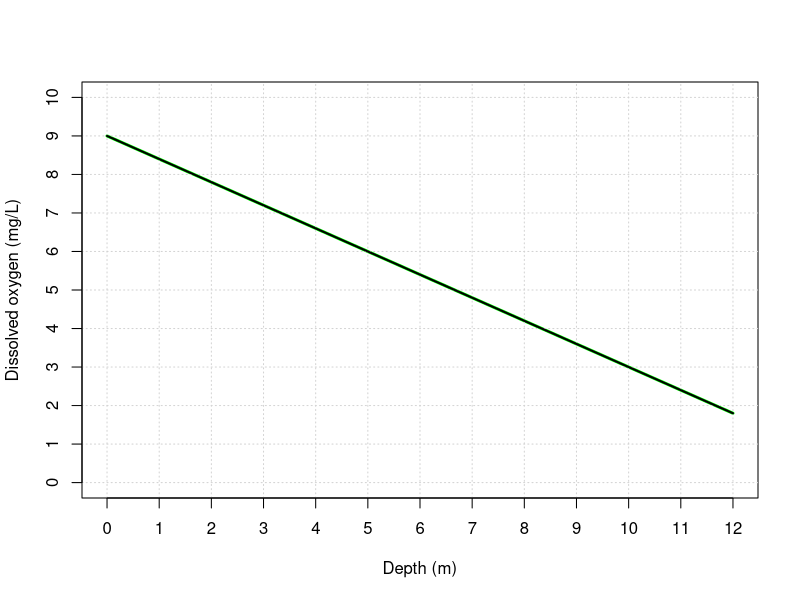
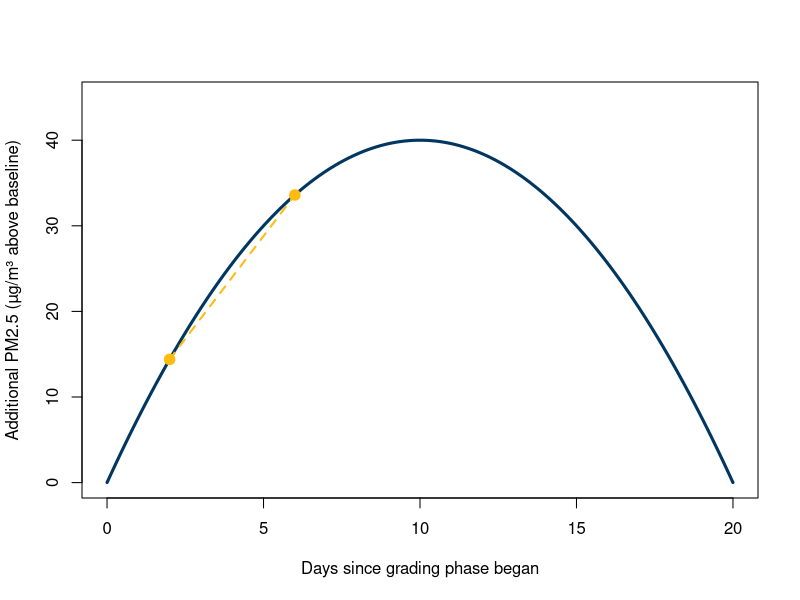
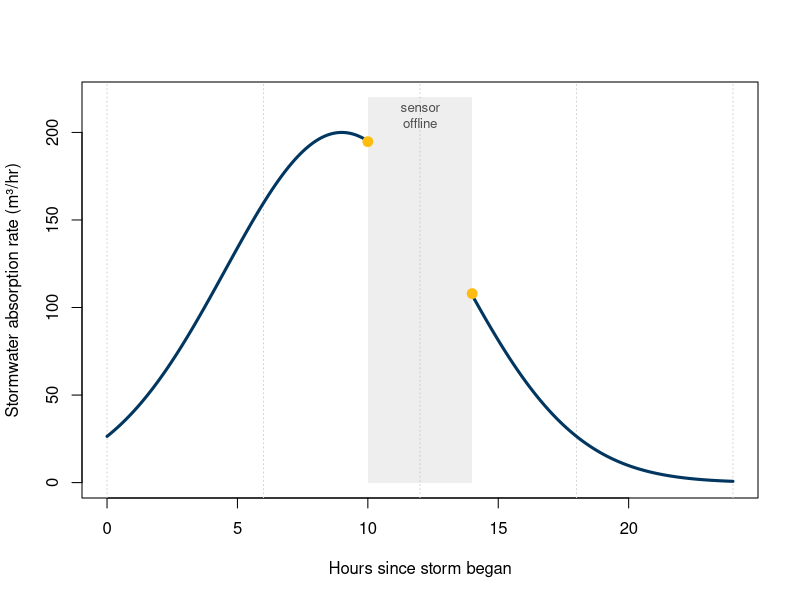

Source code (R) for these figures, in order:
## ---- chunk 1
#| echo: false
#| fig-align: center
#| out-width: "70%"
depth <- seq(0, 12, length.out = 100)
DO <- -0.6*depth + 9

plot(depth, DO, type = "l", lwd = 3, col = "green",
     xlim = c(0, 12), ylim = c(0, 10),
     xlab = "Depth (m)", ylab = "Dissolved oxygen (mg/L)",
     xaxt = "n", yaxt = "n")
abline(h = seq(0, 10, by = 1), col = "lightgray", lty = "dotted")
abline(v = seq(0, 12, by = 1), col = "lightgray", lty = "dotted")
axis(1, at = seq(0, 12, by = 1))
axis(2, at = seq(0, 10, by = 1))
lines(depth, DO, lwd = 2)
## ---- chunk 2
#| echo: false
#| fig-align: center
#| out-width: "95%"
t <- seq(0, 20, length.out = 200)
P <- 8*t - 0.4*t^2

plot(t, P, type = "l", lwd = 3, col = "#003660",
     xlim = c(0, 20), ylim = c(0, 45),
     xlab = "Days since grading phase began", ylab = "Additional PM2.5 (µg/m³ above baseline)")
points(c(2,6), c(8*2-0.4*2^2, 8*6-0.4*6^2), pch = 19, cex = 1.4, col = "#FEBC11")
segments(2, 8*2-0.4*2^2, 6, 8*6-0.4*6^2, col = "#FEBC11", lwd = 2, lty = 2)
## ---- chunk 3
#| echo: false
#| fig-align: center
#| out-width: "70%"
t <- seq(0, 24, length.out = 300)
rate <- 200 * exp(-((t-9)^2)/40)

before <- t <= 10
after  <- t >= 14

plot(NA, xlim = c(0,24), ylim = c(0,220),
     xlab = "Hours since storm began", ylab = "Stormwater absorption rate (m³/hr)")
abline(v = seq(0,24, by = 6), col = "lightgray", lty = "dotted")

rect(10, 0, 14, 220, col = adjustcolor("gray", alpha.f = 0.25), border = NA)
text(12, 210, "sensor\noffline", cex = 0.8, col = "gray30")

lines(t[before], rate[before], lwd = 3, col = "#003660")
lines(t[after], rate[after], lwd = 3, col = "#003660")
points(10, rate[which.min(abs(t-10))], pch = 19, col = "#FEBC11", cex = 1.3)
points(14, rate[which.min(abs(t-14))], pch = 19, col = "#FEBC11", cex = 1.3)
